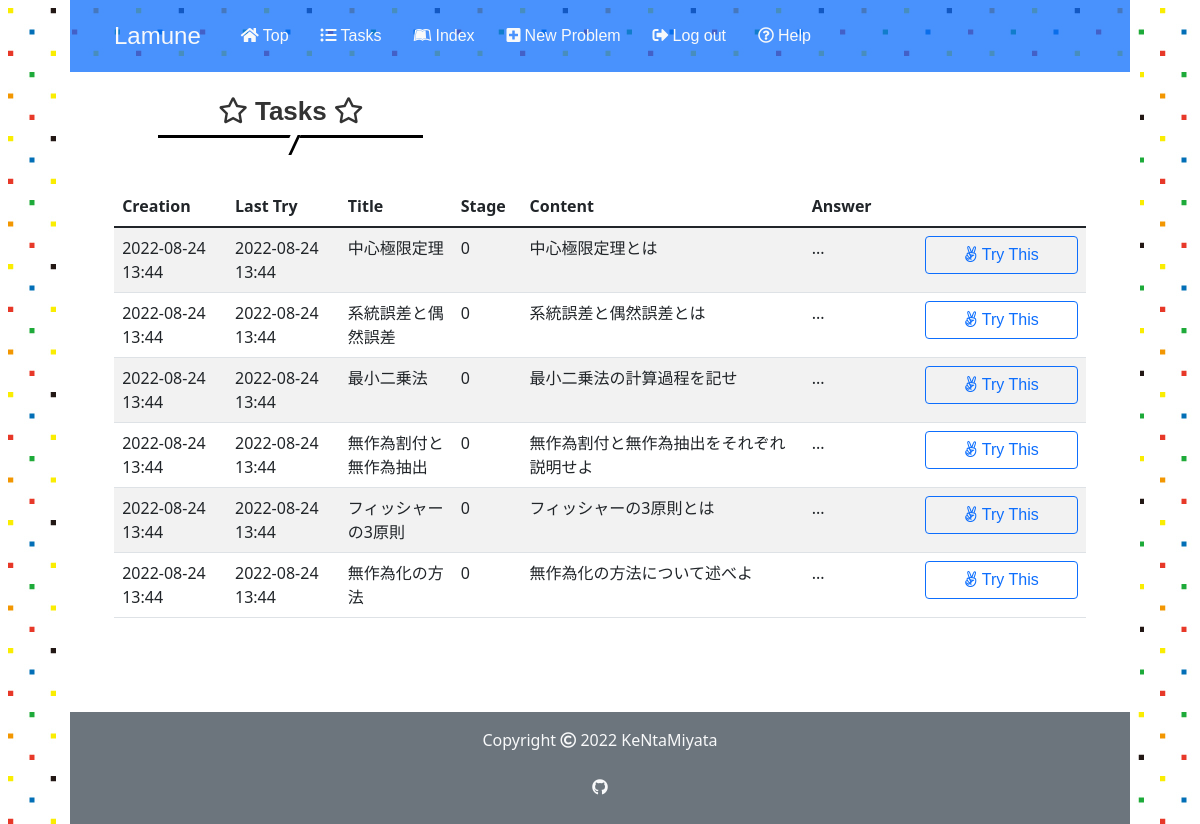
Screenshot of /3/tasks (signed in) with the database file from the repository.
### app.py (models this page shows)
class Problem(db.Model):
    id = db.Column(db.Integer, primary_key=True)
    user_id = db.Column(db.Integer, db.ForeignKey('user.id'), nullable=False)
    title = db.Column(db.String(50), nullable=False)
    body = db.Column(db.String(500), nullable=False)
    answer = db.Column(db.String(500), nullable=False)
    stage = db.Column(db.Integer, default=0)
    last_time = db.Column(db.DateTime, nullable=False,
                          default=datetime.datetime.now(pytz.timezone('Asia/Tokyo')))
    created_at = db.Column(db.DateTime, nullable=False,
                           default=datetime.datetime.now(pytz.timezone('Asia/Tokyo')))
    solved_history = db.Column(db.String)

### app.py (the view)
@app.route("/<int:user_id>/tasks", methods=["GET"])
@login_required
def tasks(user_id):
    if user_id != current_user.id:
        return apology("You can't look this page! Get out!", 401)
    tasks = []
    my_problems = Problem.query.filter_by(user_id=user_id).all()
    for problem in my_problems:
        passed_time = datetime.datetime.now(pytz.timezone(
            'Asia/Tokyo')).replace(tzinfo=None) - problem.last_time
        if passed_time >= stage_list[problem.stage]:
            tasks.append(problem)
        else:
            continue
    return render_template("tasks.html", problems=tasks, user=current_user)

### app.py (called while the page is built)
@app.before_request
def before_request():
    session.permanent = True
    app.permanent_session_lifetime = datetime.timedelta(minutes=30)
    session.modified = True

@login_manager.user_loader
def load_user(user_id):
    return User.query.get(int(user_id))

### helpers.py (called while the page is built)
def show_datetime(t):
    return t.strftime('%Y-%m-%d %H:%M')

### templates/tasks.html (shortened to what this page needs)
{% extends "layout.html" %}
{% block main %}
    <div class="col-lg-3 col-md-4 col-12 offset-md-1 pt-4">
        <h2><i class="far fa-star"></i> Tasks <i class="far fa-star"></i></h2>
    </div>
    <div class="col-11 mx-auto mt-5">
        <table class="table table-striped text-start index d-none d-md-block">
            <thead>
                <tr>
                    <th style="width: 10%">Creation</th>
                    <th style="width: 10%">Last Try</th>
                    <th style="width: 10%">Title</th>
                    <th style="width: 5%">Stage</th>
                    <th style="width: 25%">Content</th>
                    <th style="width: 10%">Answer</th>
                    <th style="width: 15%"></th>
                </tr>
            </thead>
            <tbody>
                {% for problem in problems %}
                <tr data-href="/{{ user.id }}/{{ problem.id }}">
                    <td>{{ problem.created_at | show_datetime }}</td>
                    <td>{{ problem.last_time | show_datetime }}</td>
                    <td>{{ problem.title }}</td>
                    <td>{{ problem.stage }}</td>
                    <td>
                    </td>
                    <td>...</td>
                    <td><a class="btn btn-outline-primary w-100" href="/{{ user.id }}/{{ problem.id }}/trytry"><i class="fab fa-angellist"></i> Try This</a></td>
                </tr>
                {% endfor %}
            </tbody>
        </table>
    </div>
{% endblock %}

### static/stylesheet/styles.css (style rules this page uses)
* { padding: 0; margin: 0; box-sizing: border-box; }
a { text-decoration: none; }
body { width: 90%; height: 100%; margin: 0 auto; background-image: url(../images/lamune_side_back.jpg); }
h1, h2, h3, .navbar-brand, .nav-link, .btn { font-family: Chalkduster, "Bradley Hand", "Segoe Print", sans-serif; }
h2 { position: relative; padding-bottom: 0.5rem; border-bottom: 3px solid black; background-color: white; color: #333; font-weight: bold; font-size: 26px; }
h2:before { position: absolute; top: 100%; left: 50%; transform: translateX(-50%) skew(-25deg); height: 20px; width: 10px; border-right: 3px solid black; background-color: white; content: ""; }

### rows the page displays
Problem: created_at|show_datetime "2022-08-24 13:44", last_time|show_datetime "2022-08-24 13:44", title "中心極限定理", stage "0"
Problem: created_at|show_datetime "2022-08-24 13:44", last_time|show_datetime "2022-08-24 13:44", title "系統誤差と偶然誤差", stage "0"
Problem: created_at|show_datetime "2022-08-24 13:44", last_time|show_datetime "2022-08-24 13:44", title "最小二乗法", stage "0"
Problem: created_at|show_datetime "2022-08-24 13:44", last_time|show_datetime "2022-08-24 13:44", title "無作為割付と無作為抽出", stage "0"
Problem: created_at|show_datetime "2022-08-24 13:44", last_time|show_datetime "2022-08-24 13:44", title "フィッシャーの3原則", stage "0"
Problem: created_at|show_datetime "2022-08-24 13:44", last_time|show_datetime "2022-08-24 13:44", title "無作為化の方法", stage "0"
